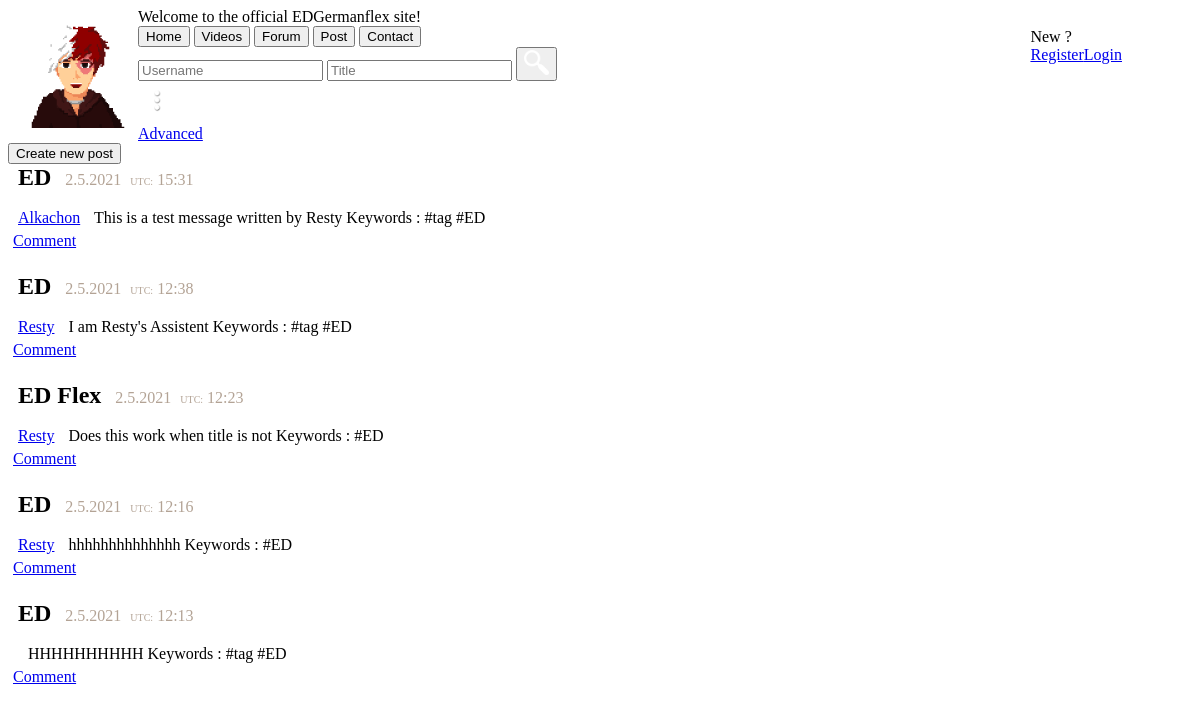
Page /team/nick/forum/ on the earlier database version.
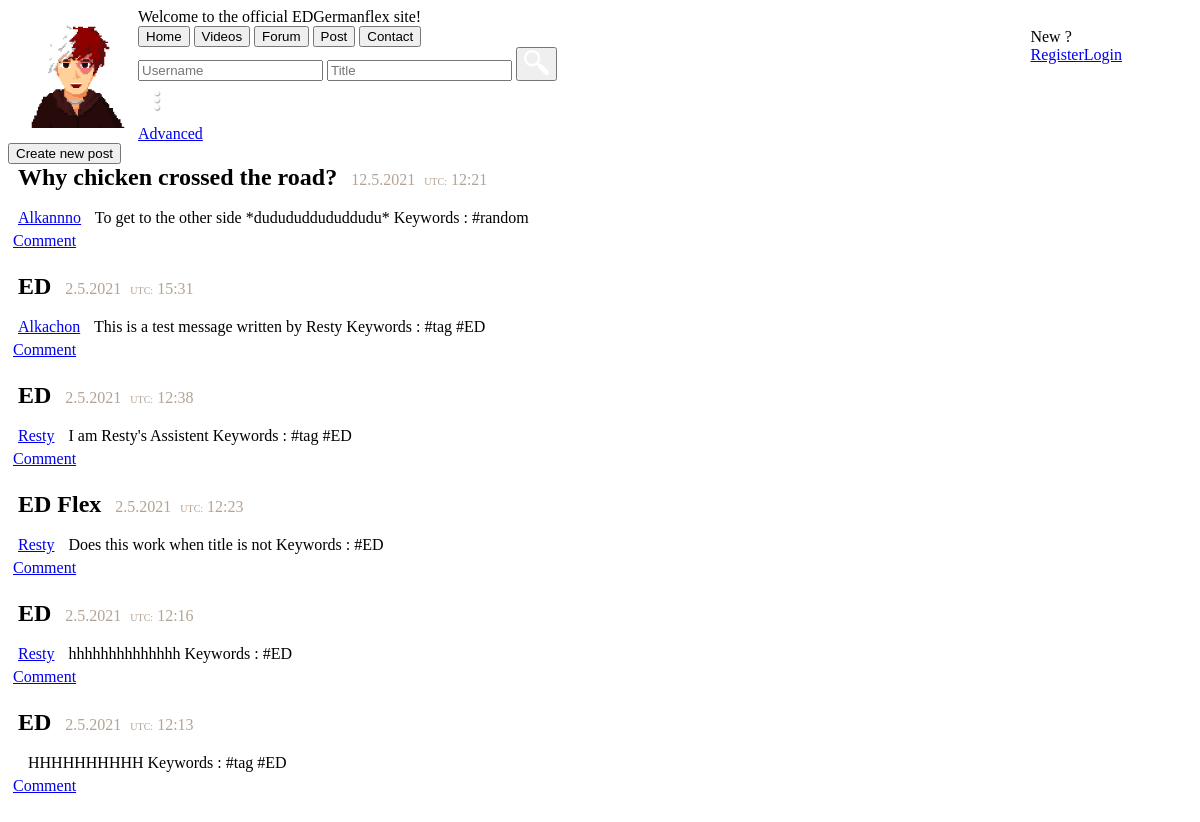
Same page on the later database version.
### team/models.py (models this page shows, shortened)
class forum(models.Model):
    user = models.CharField(max_length=255, default=' ')
    title = models.CharField(max_length=100, unique=False, blank=False, default='')
    message = models.CharField(max_length=255)
    tags = models.CharField(max_length=255)
    created_at = models.DateTimeField(auto_now_add=True)
    like = models.ManyToManyField(User, related_name='like', blank=True)
    dislike = models.ManyToManyField(User, related_name='dislike', blank=True)

### team/views.py (the view)
# urls.py: path('team/nick/forum/', views.forum_view, name='forum'),
def forum_view(request):
    data = forum.objects.all().order_by('-created_at')
    form = addforum()
    likeobj = forum.objects.annotate(like_count=Count('like')).order_by('-like_count')[:3]
    if request.method == 'POST':
        form = addforum(request.POST)
        if form.is_valid():
            instance = form.save(commit=False)
            instance.user = request.user.username
            instance.save()
    return render(request, 'nick/forum/forum.html', {'message': data, 'form': form, 'likeobj': likeobj})

### team/forms.py
class addforum(forms.ModelForm):
    class Meta:
        model = forum
        fields = ['title', 'message', 'tags']
        widgets = {
            'title': forms.TextInput(attrs={'id': 'createTopic'}),
            'message': forms.Textarea(attrs={'id': 'createDesc'}),
            'tags': forms.TextInput(attrs={'id': 'keywords'})
        }

### team/templatetags/hashtag.py (called while the page is built)
@register.simple_tag()
def check(tags):
    try:
        tag = tags.split(' ')
        new_tag = ' '
        for singletag in tag:
            if singletag.startswith('#'):
                new_tag = f'{new_tag} {singletag}'
            else:
                new_tag = f'{new_tag} #{singletag}'
        return new_tag
    except:
        if tags.startswith('#'):
            return (tags)
        else:
            x = f'#{tags}'
            return x

### templates/nick/forum/forum.html (shortened to what this page needs)
{% load sass_tags %}
{% load static %}
{% load hashtag %}
<!DOCTYPE html>
<html lang="en">
    <head>
        <link rel="stylesheet" href={% sass_src 'css/nick/light/global.css' %}>
        <link rel="stylesheet" href={% sass_src 'css/nick/dark/global.scss' %}>
        <link rel="stylesheet" href="{% sass_src 'css/nick/mobile/global.scss' %}">
        <link rel="stylesheet" href={% sass_src 'css/nick/light/top-banner.scss' %}>
        <link rel="stylesheet" href={% sass_src 'css/nick/dark/top-banner.scss' %}>
        <link rel="stylesheet" href={% sass_src 'css/nick/light/searchbar.scss' %}>
        <link rel="stylesheet" href={% sass_src 'css/nick/dark/searchbar.scss' %}>
        <link rel="stylesheet" href="{% sass_src 'css/nick/light/create-post.scss' %}">
        <link rel="stylesheet" href="{% sass_src 'css/nick/dark/create-post.scss' %}">
    </head>
    <body>
    {% include 'nick/top-banner.html' %}
    <form action="{% url 'team:searchworker' %}" method="get">
        <div id="search">
            <input  type="search" name="user" id="searchBar" placeholder="Username">
            <input type="search" name="title" id="searchBar" placeholder="Title">
            <button id="searchButton"><img src="{% static 'img/nick/search.png' %}" style="width: 25px; height: 25px;" alt=""></button>
            <div id='filter' onclick='filterSearch()'><img src="{% static 'img/nick/3dots.png' %}" style="width: 40px; height: 40px;" alt=""></div>
            <div id="advancedList">
                    <a class='advButton' href="{% url 'team:advfilter' %}">Advanced</a>
                </div>
        </div>
    </form>
            <button onclick="location.href='/team/nick/forum/create';" id='buttonNewPost'>Create new post</button>
            {% for data in message %}
                <div class="post" id="{{ data.user }}={{ data.title }}">
                <label style="font-size: 24px; padding: 10px; color: rgb(0,0,0);"><b>{{ data.title }}</b></label>
                <label id='date' style="color: rgb(179, 163, 149);">{{ data.created_at.day }}.{{ data.created_at.month }}.{{ data.created_at.year }}</label>
                <label style="font-size: 10px;color: rgb(179, 163, 149); padding-left: 5px;">UTC:</label>
                <label id='time' style="color: rgb(179, 163, 149);">{{ data.created_at.hour}}:{{ data.created_at.minute }}</label><br><br>
                <a id="notwhite" href='{% url 'team:profile' %}?user={{ data.user }}' style="float: none; padding: 10px;">{{ data.user }}</a>
                <span>{{ data.message }}</span>
                <span id="tags">Keywords :  {% check data.tags %}</span>
                <div style="padding-right: 20px; padding: 5px;"><a id="notwhite" href="{% url 'team:comment' %}?user={{ data.user }}&title={{ data.title }}">Comment</a></div>
                <br>
                </div>
            {% endfor %}
    </body>
</html>

### templates/nick/top-banner.html
{% load static %}
<div id="topBanner">
    <div>
        <label id="wlc">Welcome to the official EDGermanflex site!</label>
        <img id="icon" style="width: 120px; height: 120px; float: left; padding-left: 10px;" src={% static 'img/nick/logo.png' %} >
        {% if request.user.is_authenticated %}
            <div id="dropdown"  style="float: right; margin-right: 70px; margin-top: 20px">
                <label onclick="ddMenu()">{{ request.user.username }}</label>
                <div  id="dropdown-content">
                    <a href='{% url 'team:profile' %}?user={{ request.user.username }}' style="float: left;">Profile</a>
                    <a href="{% url 'team:notification' %}" style="float: left;">Notification</a>
                    <a href="{% url 'team:settings' %}" style="float: left;">Settings</a>
                    <a href="{% url 'team:logout' %}" style="float: left;">Logout</a>
                </div>
            </div>
        {% else %}
            <div id="dropdown"  style="float: right; margin-right: 70px; margin-top: 20px">
                <label onclick="ddMenu()">New ?</label>
                <div  id="dropdown-content">
                    <a href="/team/nick/register" style="float: left;">Register</a>
                    <a href="/team/nick/login" style="float: left;">Login</a>
                </div>
            </div>
        {% endif %}
    </div>
</div>
<div id="scroll">
    <button class="buttonTop" onClick="window.location='/team/nick/';">Home</button>
    <button class="buttonTop" onClick="window.location='/team/nick/videos';">Videos</button>
    <button class="buttonTop" onClick="window.location='/team/nick/forum';">Forum</button>
    <button class="buttonTop" onClick="window.location='/team/nick/posts';">Post</button>
    <button class="buttonTop" onClick="window.location='/team/nick/contact';">Contact</button>
</div>

Differences in the rows shown:
added forum: title "Why chicken crossed the road?", created_at.day "12", created_at.month "5", created_at.year "2021", created_at.hour "12", created_at.minute "21", user "Alkannno", message "To get to the other side *dudududdududdudu*", tags "#random"
